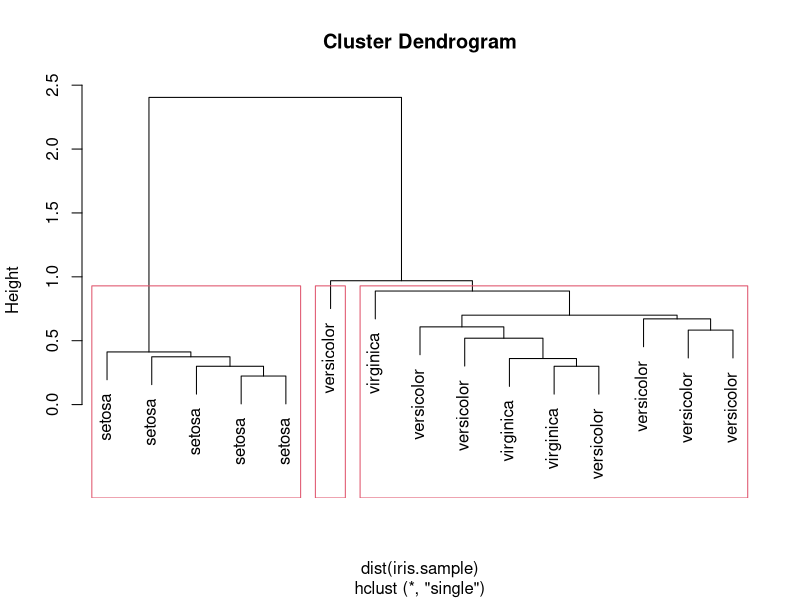
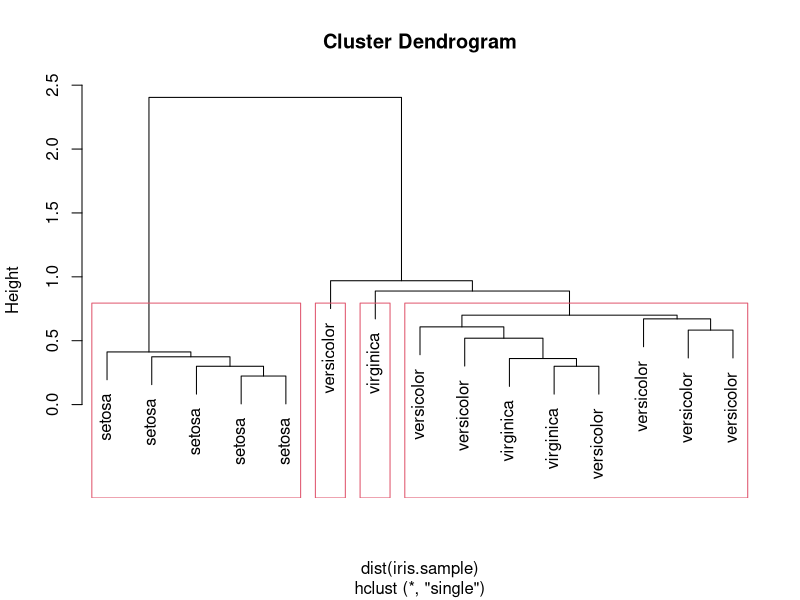
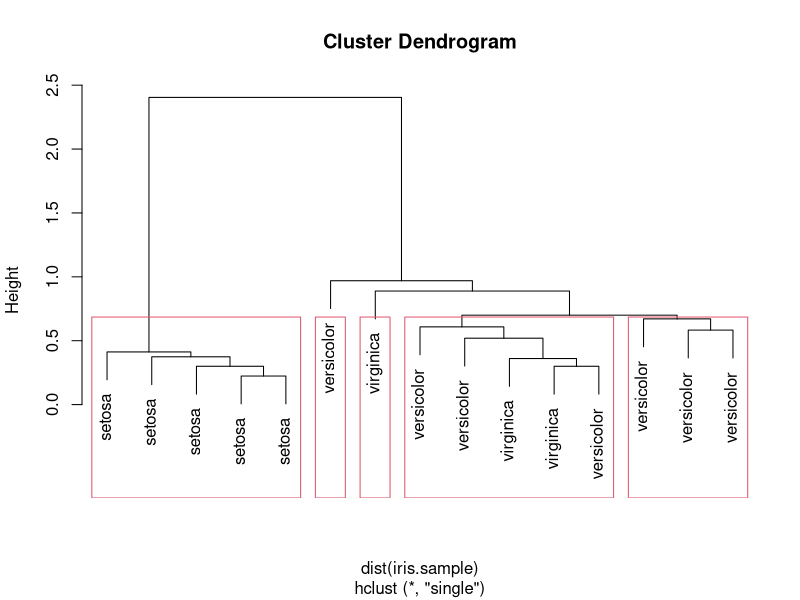

R code for these plots, in order:
## Simple illustratioin of Hierarchical clustering with iris dataset

data(iris)

# 10% data used 
index <- sample(1:nrow(iris), 0.1*nrow(iris))
iris.sample <- iris[index,]

# Delete the labels
iris.sample$Species <- NULL

# Use hclust() with the linkage method of single.
hc <- hclust(dist(iris.sample), method="single")

# Plot the dendrogram with labels to the species.
# Split the dendrogram into 3 clusters.
plot(hc, labels=iris$Species[index])
rect.hclust(hc, k=3) 

# Split the dendrogram into 4 clusters.
plot(hc, labels=iris$Species[index])
rect.hclust(hc, k=4)

# Split the dendrogram into 5 clusters.
plot(hc, labels=iris$Species[index])
rect.hclust(hc, k=5)


